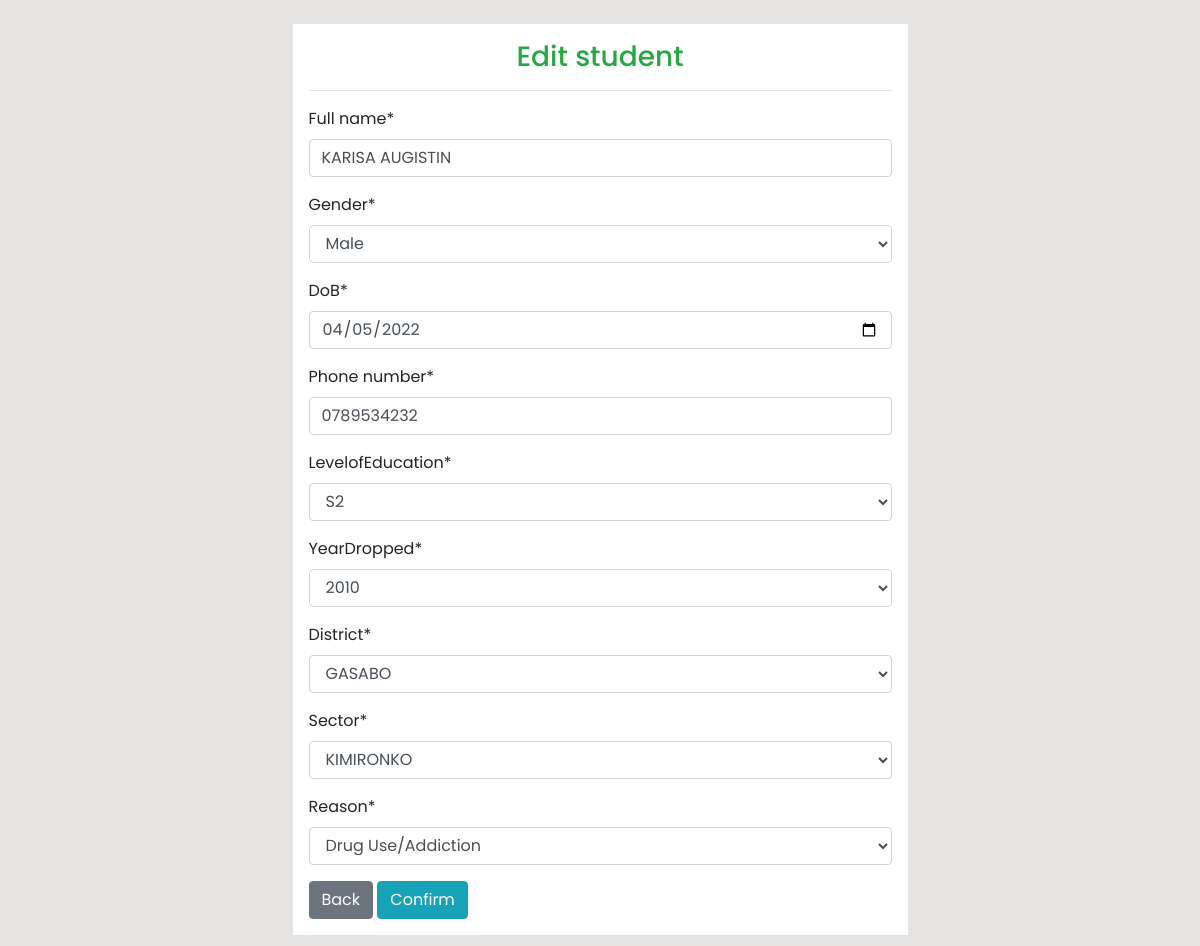
/edit-student/1/ (signed in), run on the app's committed database.
### base/models.py (models this page shows, shortened)
class Student(models.Model):
    Full_name = models.CharField(max_length=80)
    gender = models.CharField(
        max_length=6, choices=Gender, default='Male', null=False)
    DoB = models.DateField()
    phone_number = models.CharField(max_length=15, unique=True)
    levelofEducation = models.CharField(
        max_length=4, choices=levelOfeducation, null=False)
    yearDropped = models.CharField(
        max_length=6, choices=YearDropped, null=True)
    district = models.ForeignKey(
        District, on_delete=models.CASCADE, null=False)
    sector = models.ForeignKey(
        Sector, on_delete=models.CASCADE, null=False)
    reason = models.CharField(max_length=200, choices=reason, null=False)
    class Meta:
        db_table='student'

### user/views.py (the view)
# urls.py: path('edit-student/<int:pk>/', views.editStudent, name="edit-student"),
@login_required
def editStudent(request, pk):
    stud = Student.objects.get(id=pk)
    if request.method == 'POST':
        studentform = registerStudentForm(request.POST, instance=stud)
        if studentform.is_valid():
            studentform.save()
            return redirect('student-list')
    else:
        studentform = registerStudentForm(instance=stud)
    context = {
        'studentform': studentform
    }
    return render(request, 'dashboard/edit-sudent.html', context)

### user/forms.py
class registerStudentForm(forms.ModelForm):
    class Meta:
        model = Student
        fields= '__all__'
        widgets = {
            'DoB': DateInput(),
        }

### base/models.py (called while the page is built)
    def __str__(self):
        return self.d_name

    def __str__(self):
        return self.s_name

### templates/dashboard/edit-sudent.html (shortened to what this page needs)
{% extends 'layouts/main.html' %}
{% load crispy_forms_tags %}
  {% block content %}
  <div class="row my-4">
    <div class="col-md-6 offset-md-3 p-3 bg-white">
        <h3 class="text-center text-success">Edit student</h3>
        <hr>
        <form method="POST">
            {{ studentform|crispy }}
            <a class="btn btn-secondary" href="{% url 'student-list' %}">Back</a>
            <input class="btn btn-info" type="submit" value="Confirm">
        </form>
    </div>
</div>
    {% endblock content %}

### static/css/style.css (style rules this page uses)
body { background: rgb(230,227,227); }

### static/css/style2.css (style rules this page uses)
:root { --main-color: #ff5f2f; --color-dark: #1d2231; --text-gray: #8390a2; --white: #fff; --sidebar-color: #252631; --sidebar-active: #444bf8; --sidebar-active-hover: #50505a; --border-color: #ccc; --main-background: #f1f5f9; --sidebar-width: 345px; --sidebar-width-check: 100px; --box-shadow: 2px 2px 5px rgba(0, 0, 0, 0.2); }
* { padding: 0; margin: 0; box-sizing: border-box; list-style: none; text-decoration: none; }
body { font-family: 'Poppins', sans-serif; }

### data on the page
Student: Full_name "KARISA AUGISTIN", gender "Male", DoB "04/05/2022", phone_number "0789534232", levelofEducation "S2", yearDropped "2010", district "GASABO", sector "KIMIRONKO", reason "Drug Use/Addiction"
